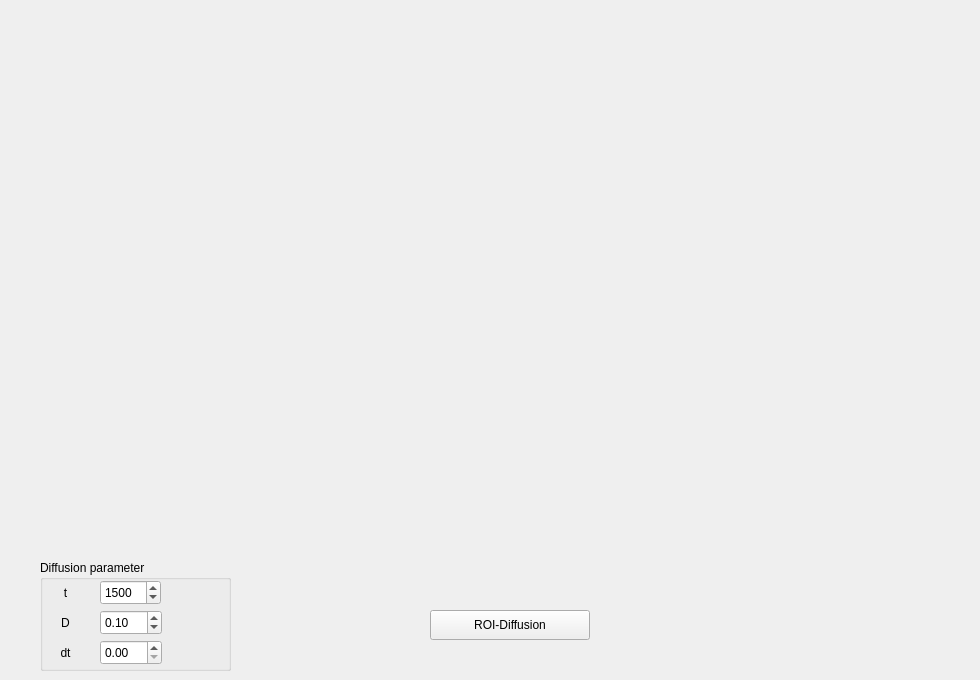
      <widget class="QWidget" name="page_43">
       <widget class="QVTKOpenGLNativeWidget" name="openGLWidget_diffusion" native="true">
        <property name="geometry">
         <rect>
          <x>40</x>
          <y>30</y>
          <width>931</width>
          <height>501</height>
         </rect>
        </property>
       </widget>
       <widget class="QPushButton" name="pb_diffusion">
        <property name="geometry">
         <rect>
          <x>430</x>
          <y>610</y>
          <width>160</width>
          <height>30</height>
         </rect>
        </property>
        <property name="text">
         <string>ROI-Diffusion</string>
        </property>
       </widget>
       <widget class="QGroupBox" name="groupBox">
        <property name="geometry">
         <rect>
          <x>40</x>
          <y>560</y>
          <width>191</width>
          <height>111</height>
         </rect>
        </property>
        <property name="title">
         <string>Diffusion parameter</string>
        </property>
        <widget class="QDoubleSpinBox" name="doubleSpinBox_dt">
         <property name="geometry">
          <rect>
           <x>60</x>
           <y>80</y>
           <width>62</width>
           <height>25</height>
          </rect>
         </property>
         <property name="value">
          <double>0.000000000000000</double>
         </property>
        </widget>
        <widget class="QSpinBox" name="spinBox_t">
         <property name="geometry">
          <rect>
           <x>60</x>
           <y>20</y>
           <width>61</width>
           <height>25</height>
          </rect>
         </property>
         <property name="maximum">
          <number>100000</number>
         </property>
         <property name="value">
          <number>1500</number>
         </property>
         <property name="displayIntegerBase">
          <number>10</number>
         </property>
        </widget>
        <widget class="QLabel" name="label_t">
         <property name="geometry">
          <rect>
           <x>0</x>
           <y>20</y>
           <width>51</width>
           <height>25</height>
          </rect>
         </property>
         <property name="text">
          <string>t</string>
         </property>
         <property name="alignment">
          <set>Qt::AlignCenter</set>
         </property>
        </widget>
        <widget class="QLabel" name="label_D">
         <property name="geometry">
          <rect>
           <x>0</x>
           <y>50</y>
           <width>51</width>
           <height>25</height>
          </rect>
         </property>
         <property name="text">
          <string>D</string>
         </property>
         <property name="alignment">
          <set>Qt::AlignCenter</set>
         </property>
        </widget>
        <widget class="QLabel" name="label_D_2">
         <property name="geometry">
          <rect>
           <x>0</x>
           <y>80</y>
           <width>51</width>
           <height>25</height>
          </rect>
         </property>
         <property name="text">
          <string>dt</string>
         </property>
         <property name="alignment">
          <set>Qt::AlignCenter</set>
         </property>
        </widget>
        <widget class="QDoubleSpinBox" name="doubleSpinBox_D">
         <property name="geometry">
          <rect>
           <x>60</x>
           <y>50</y>
           <width>62</width>
           <height>25</height>
          </rect>
         </property>
         <property name="value">
          <double>0.100000000000000</double>
         </property>
        </widget>
       </widget>
      </widget>
